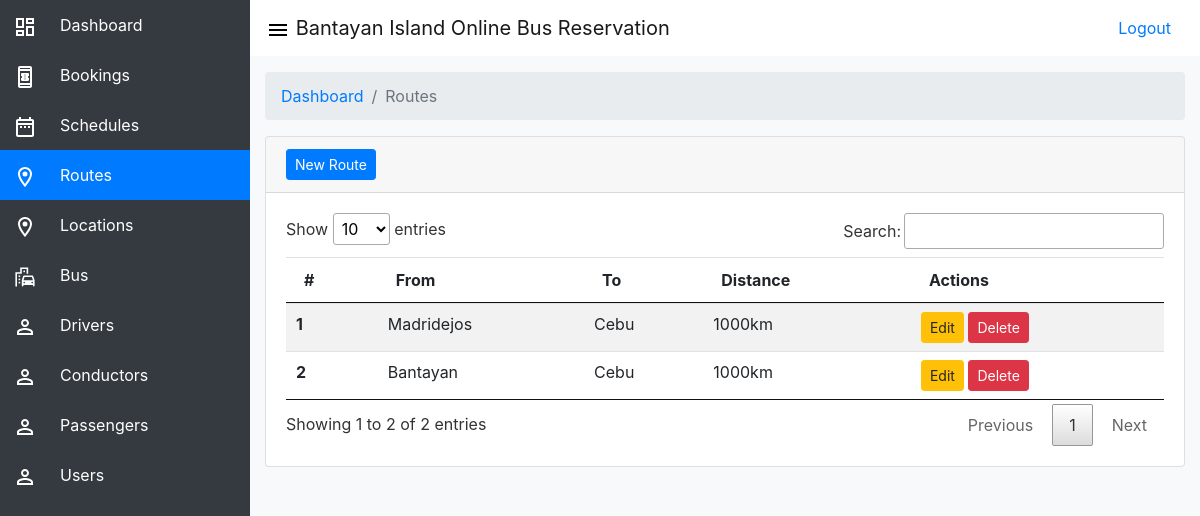
The app's page /admin/index.php?page=routes (signed in) with its own data.
### tables this page shows
CREATE TABLE `tblroute` (
  `id` int(11) NOT NULL,
  `route_from` int(11) NOT NULL,
  `route_to` int(11) NOT NULL,
  `distance` varchar(50) NOT NULL
);

CREATE TABLE `tbllocation` (
  `id` int(11) NOT NULL,
  `location_name` varchar(250) NOT NULL
);

### controllers/location.php (called while the page is built, shortened)
<?php
    class Location
    {
        private $conn;
        private $table_name = "tbllocation";
        public function __construct($db)
        {
            $this->conn = $db;
        }
        public function getById($id)
        {
            $query = "SELECT * FROM ".$this->table_name." WHERE id = '$id'";
            $result = $this->conn->query($query);
            $data = $result->fetch_assoc();
            return $data;
        }
    }
?>

### admin/pages/routes.php (the view, shortened to what this page needs)
<?php
include('../controllers/location.php');
$database = new Database();
$db = $database->getConnection();
$new_location = new Location($db);
?>
<div>
    <nav aria-label="breadcrumb">
        <ol class="breadcrumb">
            <li class="breadcrumb-item"><a href="/ceres/admin">Dashboard</a></li>
            <li class="breadcrumb-item active" aria-current="page">Routes</li>
        </ol>
    </nav>
    <div class="card">
        <div class="card-header">
            <button type="button" class="btn btn-primary btn-sm" data-toggle="modal" data-target="#newRouteModal">
                New Route
            </button>
        </div>
        <div class="card-body">
            <table id="myTable" class="table table-striped">
                <thead>
                    <tr>
                        <th scope="col">#</th>
                        <th scope="col">From</th>
                        <th scope="col">To</th>
                        <th scope="col">Distance</th>
                        <th scope="col">Actions</th>
                    </tr>
                </thead>
                <tbody>
                    <?php
                    $result = mysqli_query($conn,"SELECT * FROM tblroute");
                    $i=1;
                    while($row = mysqli_fetch_array($result)) {
                        $location_from = $new_location->getById($row["route_from"]);
                        $location_to = $new_location->getById($row["route_to"]);
                ?>
                    <tr id="<?php echo $row["id"]; ?>">
                        <th scope="row"><?php echo $i; ?></th>
                        <td><?php echo $location_from["location_name"]; ?></td>
                        <td><?php echo $location_to["location_name"]; ?></td>
                        <td><?php echo $row["distance"]; ?></td>
                        <td>
                            <a href="#routeEditModal" class="btn btn-sm btn-warning routeUpdate"
                                data-id="<?php echo $row["id"]; ?>" data-route_from="<?php echo $row["route_from"]; ?>"
                                data-route_to="<?php echo $row["route_to"]; ?>" data-distance="<?php echo $row["distance"]; ?>"
                                data-toggle="modal">Edit</a>
                            <a href="#routeDeleteModal" class="btn btn-sm btn-danger routeDelete"
                                data-id="<?php echo $row["id"]; ?>" data-toggle="modal">Delete</a>
                        </td>
                    </tr>
                    <?php
				    $i++;
				    }
				?>
                </tbody>
            </table>
        </div>
    </div>
</div>

### assets/css/adminStyles.css (style rules this page uses)
body { overflow-x: hidden; }

### records on screen
tblroute: tbllocation.location_name "Madridejos", tbllocation.location_name "Cebu", distance "1000km"
tblroute: tbllocation.location_name "Bantayan", tbllocation.location_name "Cebu", distance "1000km"
